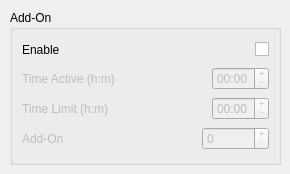
       <widget class="QWidget" name="tab_2">
        <attribute name="title">
         <string>Add-On</string>
        </attribute>
        <widget class="QGroupBox" name="groupBox_2">
         <property name="geometry">
          <rect>
           <x>10</x>
           <y>10</y>
           <width>271</width>
           <height>155</height>
          </rect>
         </property>
         <property name="title">
          <string>Add-On</string>
         </property>
         <layout class="QVBoxLayout">
          <property name="spacing">
           <number>6</number>
          </property>
          <property name="margin">
           <number>9</number>
          </property>
          <item>
           <layout class="QHBoxLayout">
            <property name="spacing">
             <number>6</number>
            </property>
            <property name="margin">
             <number>0</number>
            </property>
            <item>
             <widget class="QLabel" name="lblChkAddOn">
              <property name="text">
               <string>Enable</string>
              </property>
             </widget>
            </item>
            <item>
             <spacer>
              <property name="orientation">
               <enum>Qt::Horizontal</enum>
              </property>
              <property name="sizeHint" stdset="0">
               <size>
                <width>40</width>
                <height>20</height>
               </size>
              </property>
             </spacer>
            </item>
            <item>
             <widget class="QCheckBox" name="chkAddOn">
              <property name="text">
               <string/>
              </property>
             </widget>
            </item>
           </layout>
          </item>
          <item>
           <layout class="QHBoxLayout">
            <property name="spacing">
             <number>6</number>
            </property>
            <property name="margin">
             <number>0</number>
            </property>
            <item>
             <widget class="QLabel" name="lblTimeAddOn">
              <property name="enabled">
               <bool>false</bool>
              </property>
              <property name="text">
               <string>Time Active (h:m)</string>
              </property>
             </widget>
            </item>
            <item>
             <spacer>
              <property name="orientation">
               <enum>Qt::Horizontal</enum>
              </property>
              <property name="sizeHint" stdset="0">
               <size>
                <width>40</width>
                <height>20</height>
               </size>
              </property>
             </spacer>
            </item>
            <item>
             <widget class="QTimeEdit" name="timeAddOn">
              <property name="enabled">
               <bool>false</bool>
              </property>
              <property name="buttonSymbols">
               <enum>QAbstractSpinBox::PlusMinus</enum>
              </property>
              <property name="displayFormat">
               <string>hh:mm</string>
              </property>
              <property name="time">
               <time>
                <hour>0</hour>
                <minute>0</minute>
                <second>0</second>
               </time>
              </property>
             </widget>
            </item>
           </layout>
          </item>
          <item>
           <layout class="QHBoxLayout">
            <property name="spacing">
             <number>6</number>
            </property>
            <property name="margin">
             <number>0</number>
            </property>
            <item>
             <widget class="QLabel" name="lblTimeAddOn2">
              <property name="enabled">
               <bool>false</bool>
              </property>
              <property name="text">
               <string>Time Limit (h:m)</string>
              </property>
             </widget>
            </item>
            <item>
             <spacer>
              <property name="orientation">
               <enum>Qt::Horizontal</enum>
              </property>
              <property name="sizeHint" stdset="0">
               <size>
                <width>40</width>
                <height>20</height>
               </size>
              </property>
             </spacer>
            </item>
            <item>
             <widget class="QTimeEdit" name="timeAddOn2">
              <property name="enabled">
               <bool>false</bool>
              </property>
              <property name="buttonSymbols">
               <enum>QAbstractSpinBox::PlusMinus</enum>
              </property>
              <property name="displayFormat">
               <string>hh:mm</string>
              </property>
              <property name="time">
               <time>
                <hour>0</hour>
                <minute>0</minute>
                <second>0</second>
               </time>
              </property>
             </widget>
            </item>
           </layout>
          </item>
          <item>
           <layout class="QHBoxLayout">
            <property name="spacing">
             <number>6</number>
            </property>
            <property name="margin">
             <number>0</number>
            </property>
            <item>
             <widget class="QLabel" name="lblSpinAddOn">
              <property name="enabled">
               <bool>false</bool>
              </property>
              <property name="text">
               <string>Add-On</string>
              </property>
             </widget>
            </item>
            <item>
             <spacer>
              <property name="orientation">
               <enum>Qt::Horizontal</enum>
              </property>
              <property name="sizeHint" stdset="0">
               <size>
                <width>40</width>
                <height>20</height>
               </size>
              </property>
             </spacer>
            </item>
            <item>
             <widget class="QSpinBox" name="spinAddOn">
              <property name="enabled">
               <bool>false</bool>
              </property>
              <property name="buttonSymbols">
               <enum>QAbstractSpinBox::PlusMinus</enum>
              </property>
              <property name="maximum">
               <number>100000</number>
              </property>
             </widget>
            </item>
           </layout>
          </item>
         </layout>
        </widget>
       </widget>
